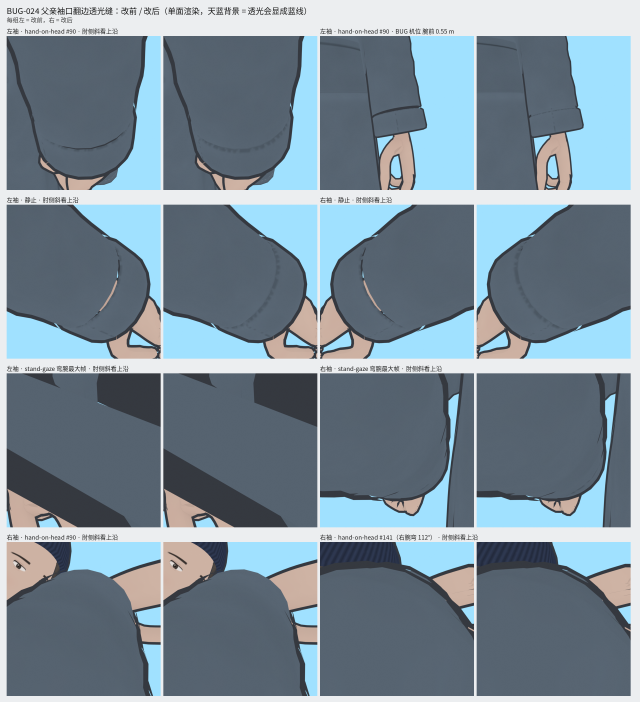
#> input picture art/models/characters/preview/char-father-bug024-cuff.png, 1920 x 2104 px (shown at 1/3 size)
$ python -i compose-s1-compare.py   (imports and definitions only)
#> lines starting #> are read from the running program, lines starting #| are printed output that depends on the picture
#!/usr/bin/env python3
"""Concept on the left, assembled preview on the right, with a label bar (2568x720). Usage: compose-s1-compare.py hightide|lowtide"""
import sys, os
from PIL import Image, ImageDraw, ImageFont
A = os.path.dirname(os.path.dirname(os.path.abspath(__file__)))
mode = sys.argv[1]
# [1 line that did not run here, left out]
W, H, BAR, GAP = 1280, 720 - 40, 40, 8
def fit(p):
    im = Image.open(p).convert('RGB'); s = max(W / im.width, H / im.height)
    im = im.resize((round(im.width * s), round(im.height * s)), Image.LANCZOS)
    l, t = (im.width - W) // 2, (im.height - H) // 2
    return im.crop((l, t, l + W, t + H))
out = Image.new('RGB', (W * 2 + GAP, 720), (24, 26, 30))
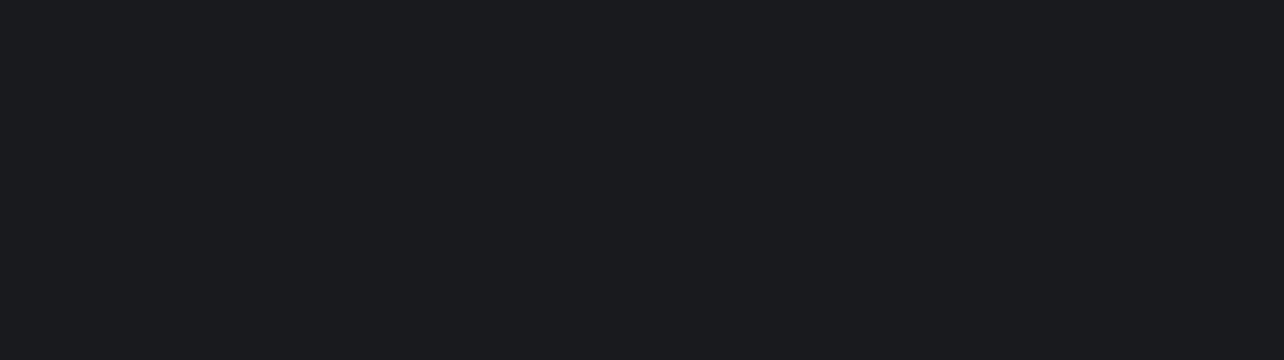
#> out: PIL image 2568x720 RGB (shown at 1/2 size); mean R, G, B 24, 26, 30
# [2 lines not run here, left out]
d = ImageDraw.Draw(out)
fp = next((f for f in ['/usr/share/fonts/opentype/noto/NotoSansCJK-Regular.ttc', '/usr/share/fonts/opentype/noto/NotoSerifCJK-Regular.ttc'] if os.path.exists(f)), None)
font = ImageFont.truetype(fp, 22) if fp else ImageFont.load_default()
# [2 lines not run here, left out]
dst = f'{A}/models/env/preview/s1-compare-concept-{mode}.png'
# [1 line not run here, left out]

>>> result = fit('../models/characters/preview/char-father-bug024-cuff.png')
#> in fit, im is the input picture: PIL image 1920x2104 RGB; mean R, G, B 123, 140.1, 152.4
#> in fit, `return im.crop((l, t, l + W, t + H))`:
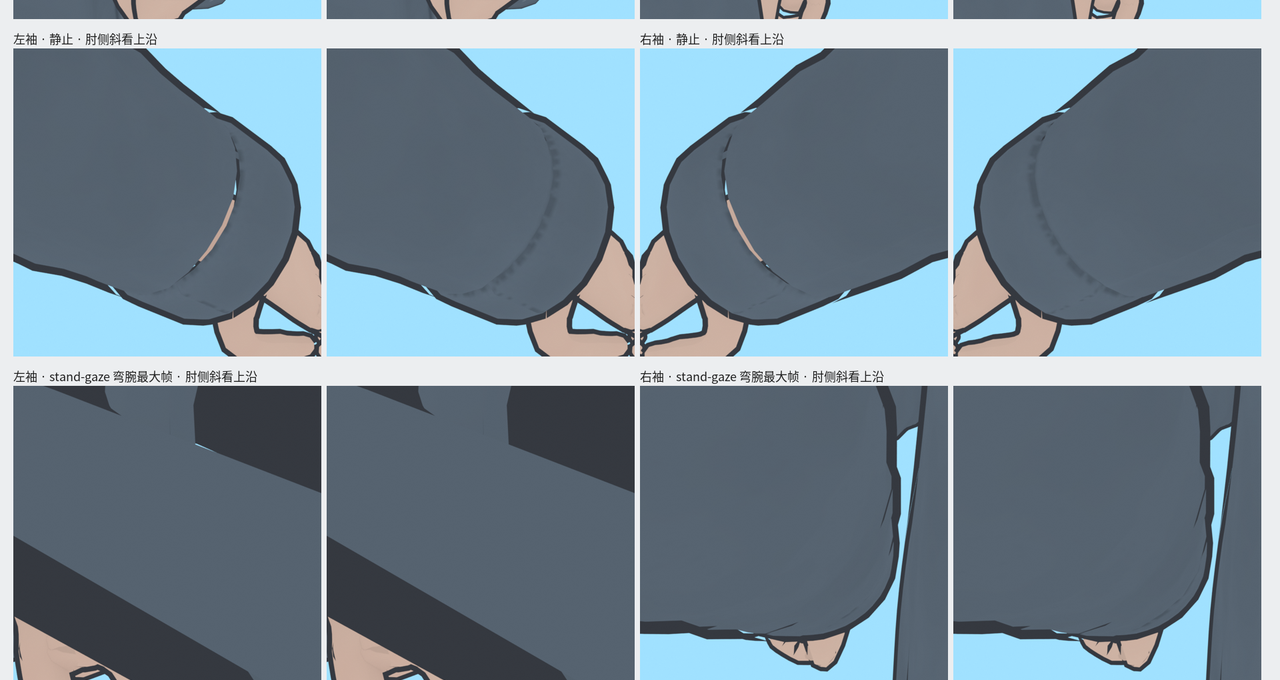
#> returned value: PIL image 1280x680 RGB; mean R, G, B 116.8, 134.4, 147
